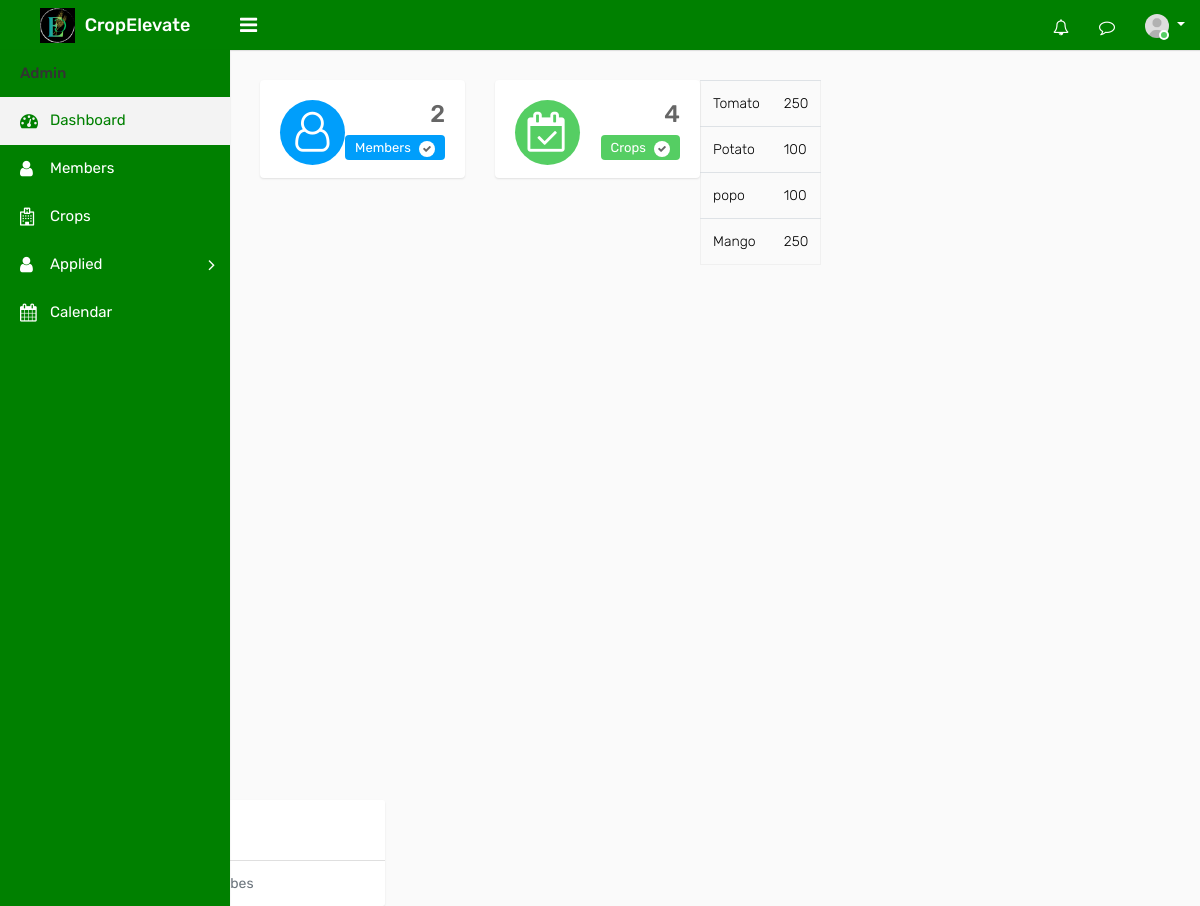
Page /adindex on the committed database.
### ceapp/models.py (models this page shows)
class Crop(models.Model):
    Namec = models.CharField(max_length=100)
    des = models.TextField()
    start_date = models.DateField(null=True, blank=True)
    end_date = models.DateField(null=True, blank=True)
    count = models.PositiveIntegerField(default=0)
    crop_photo = models.ImageField(upload_to='crop_photos/', blank=True, null=True)
    created_at = models.DateTimeField(auto_now_add=True)
    current = models.BooleanField(default=False)

### ceapp/views.py (the view)
# urls.py: path('adindex',views.adindex,name='adindex'),
def adindex(request):
    me = Member.objects.all()
    me_count = me.count()
    c=Crop.objects.all()
    c_count=c.count()
    crops = Crop.objects.all()
    context = {'me': me, 'me_count': me_count,'c':c, 'c_count':c_count,'crops': crops}
    return render(request, 'admintemp/adindex.html', context)

### templates/admintemp/adindex.html (shortened to what this page needs)
{% load static %}
<!DOCTYPE html>
<html lang="en">
<head>
    <link rel="stylesheet" type="text/css" href="{% static 'assets/css/bootstrap.min.css' %}">
    <link rel="stylesheet" type="text/css" href="{% static 'assets/css/font-awesome.min.css' %}">
    <link rel="stylesheet" type="text/css" href="{% static 'assets/css/style.css' %}">
</head>
<body>
    <div class="main-wrapper">
        <div class="header">
			<div class="header-left">
				<a href="{% url 'adindex' %}" class="logo">
					<img src="{% static 'assets/img/adminlogo1.png' %}" width="35" height="35" alt=""> <span>CropElevate</span>
				</a>
			</div>
			<a id="toggle_btn" href="javascript:void(0);"><i class="fa fa-bars"></i></a>
            <ul class="nav user-menu float-right">
                <li class="nav-item dropdown d-none d-sm-block">
                    <a href="#" class="dropdown-toggle nav-link" data-toggle="dropdown"><i class="fa fa-bell-o"></i> </a>
                </li>
                <li class="nav-item dropdown d-none d-sm-block">
                    <a href="javascript:void(0);" id="open_msg_box" class="hasnotifications nav-link"><i class="fa fa-comment-o"></i> </a>
                </li>
                <li class="nav-item dropdown has-arrow">
                    <a href="#" class="dropdown-toggle nav-link user-link" data-toggle="dropdown">
                        <span class="user-img">
							<img class="rounded-circle" src="{% static 'assets/img/user.jpg' %}" width="24" alt="Admin">
							<span class="status online"></span>
						</span>
                    </a>
                </li>
            </ul>
        </div>
        <div class="sidebar" id="sidebar">
            <div class="sidebar-inner slimscroll">
                <div id="sidebar-menu" class="sidebar-menu">
                    <ul>
                        <li class="menu-title">Admin</li>
                        <li class="active">
                            <a href="{% url 'adindex' %}"><i class="fa fa-dashboard"></i> <span>Dashboard</span></a>
                        </li>
						<li>
                            <a href="{% url 'admember' %}"><i class="fa fa-user"></i> <span>Members</span></a>
                        </li>
                        <li>
                            <a href="{% url 'adcrop' %}"><i class="fa fa-hospital-o"></i> <span>Crops</span></a>
                        </li>
                        <li class="submenu green-background">
                            <a href="#"><i class="fa fa-user"></i> Applied <span class="menu-arrow"></span></a>
                        </li>
                        <li>
                            <a href="{% url 'adcalendar' %}"><i class="fa fa-calendar"></i> <span>Calendar</span></a>
                        </li>
                    </ul>
                </div>
            </div>
        </div>
        <div class="page-wrapper">
            <div class="content">
                <div class="row">
                    <div class="col-md-6 col-sm-6 col-lg-6 col-xl-3">
                        <div class="dash-widget">
							<span class="dash-widget-bg1"><i class="fa fa-user-o" aria-hidden="true"></i></span>
							<div class="dash-widget-info text-right">
								<h3>{{me_count}}</h3>
								<span class="widget-title1">Members <i class="fa fa-check" aria-hidden="true"></i></span>
							</div>
                        </div>
                    </div>
                    <div class="col-md-6 col-sm-6 col-lg-6 col-xl-3">
                        <div class="dash-widget">
                            <span class="dash-widget-bg2"><i class="fa fa-calendar-check-o"></i></span>
                            <div class="dash-widget-info text-right">
                                <h3>{{c_count}}</h3>
                                <span class="widget-title2">Crops <i class="fa fa-check" aria-hidden="true"></i></span>
                            </div>
                        </div>
                    </div>
				<div class="row">
                                    <table class="table mb-0">
                                        <tbody>
                                            {% for crop in crops %}
                                            <tr>
                                                <td>{{ crop.Namec }}</td>
                                                <td>{{ crop.count }}</td>
                                            </tr>
                                            {% endfor %}
                                        </tbody>
                                    </table>
								</div>
							</div>
						</div>
					</div>
                    <div class="col-12 col-md-6 col-lg-4 col-xl-4">
                        <div class="card member-panel">
							<div class="card-header bg-white">
								<h4 class="card-title mb-0">Members</h4>
							</div>
                            <div class="card-footer text-center bg-white">
                                <a href="{% url 'admember' %}" class="text-muted">View all Membes</a>
                            </div>
                        </div>
                    </div>
				</div>
</body>
</html>

### rows in the picture
Crop: Namec "Tomato", count "250"
Crop: Namec "Potato", count "100"
Crop: Namec "popo", count "100"
Crop: Namec "Mango", count "250"

### other values in the picture
{{ me_count }} "2"
{{ c_count }} "4"
